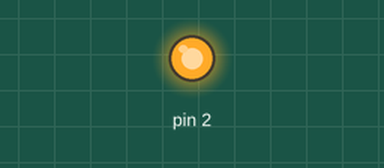
Simulated run of this sketch. Board: Arduino Uno, built with avr-gcc and run on an emulated ATmega328P. Shown: output pins drawn as LEDs (lit = HIGH).

Above: at 1.0 s.
At 5.5 s:
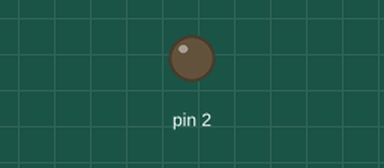
Timing chart, 0 to 11.7 s (numbered marks = the images above):
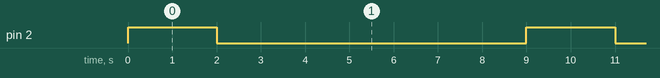

Measured:
- by itself, pin 2: alternates HIGH for 2.0 s and LOW for 7.0 s

The sketch:

20230427.ino
```cpp
void setup() {
  // put your setup code here, to run once:
  pinMode(2, OUTPUT);

}

void loop() {
  // put your main code here, to run repeatedly:
  digitalWrite(2, HIGH);
  delay(2000);
  digitalWrite(2, LOW);
  delay(1000);
  digitalWrite(3, HIGH);
  delay(2000);
  digitalWrite(3, LOW);
  delay(1000);
  digitalWrite(4, HIGH);
  delay(2000);
  digitalWrite(4, LOW);
  delay(1000);

}
```
